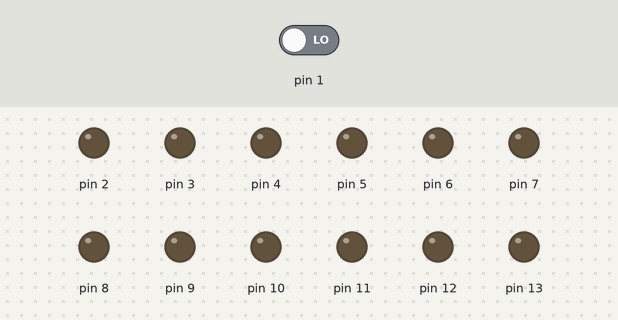
Recording of a sketch running on a simulated Arduino Uno, built with avr-gcc and run on an emulated ATmega328P. Parts: output pins drawn as LEDs (lit = HIGH). Dashed ring = blinking. Inputs (shaded band) come from the test bench; at power-on: pin 1 LOW.

Above: at 1.2 s.
1.3 s: pin 1 driven HIGH
At 1.55 s:
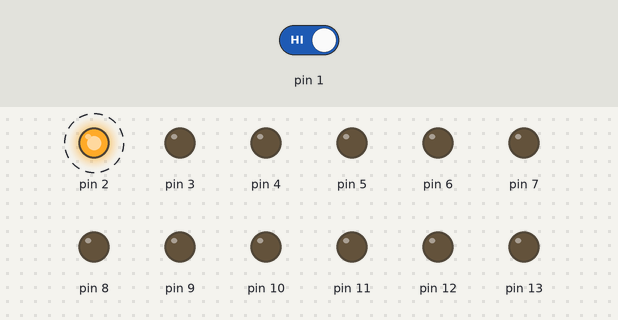
4.3 s: pin 1 driven LOW
At 4.3 s:
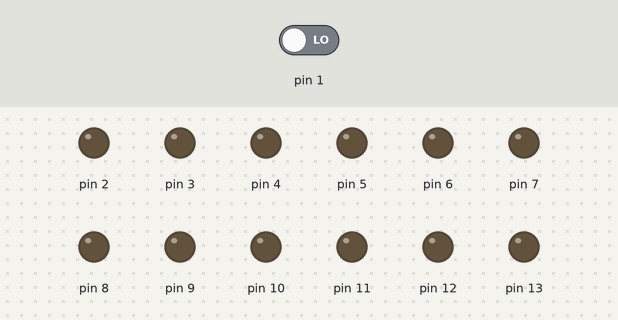
Timing chart, 0 to 7.3 s (numbered marks = the images above; inputs shaded):
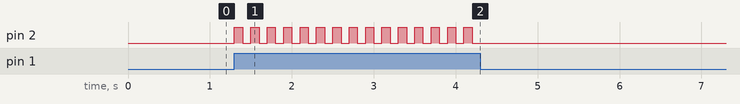

Measured:
- after the input at 1.3 s, pin 2: alternates HIGH for 0.10 s and LOW for 0.10 s, starting at once
- after the input at 4.3 s, pin 2: stops changing and stays LOW

The sketch:

base_station.ino
```cpp
int wall_d1 = 2;  //WEST
int wall_d2 = 3;  //SOUTH
int wall_d3 = 4;  //EAST
int wall_d4 = 5;  //NORTH
int xpos_d1 = 6;
int xpos_d2 = 7;
int xpos_d3 = 8;
int xpos_d4 = 9;
int ypos_d1 = 10;
int ypos_d2 = 11;
int ypos_d3 = 12;
int ypos_d4 = 13;


int toggle = 0;

void setup() {
  pinMode(2, OUTPUT);
  pinMode(3, OUTPUT);
  pinMode(4, OUTPUT);
  pinMode(5, OUTPUT);
  pinMode(6, OUTPUT);
  pinMode(7, OUTPUT);
  pinMode(8, OUTPUT);
  pinMode(9, OUTPUT);
  pinMode(10, OUTPUT);
  pinMode(11, OUTPUT);
  pinMode(12, OUTPUT);
  pinMode(13, OUTPUT);

  pinMode(1, INPUT);

}


void loop() {
  if(digitalRead(1)){
     if (!toggle){
      digitalWrite(2, HIGH);
      toggle = 1;
      delay(100);
     }
     else {
      digitalWrite(2,LOW);
      toggle = 0;
            delay(100);

     }
  }
}
```
